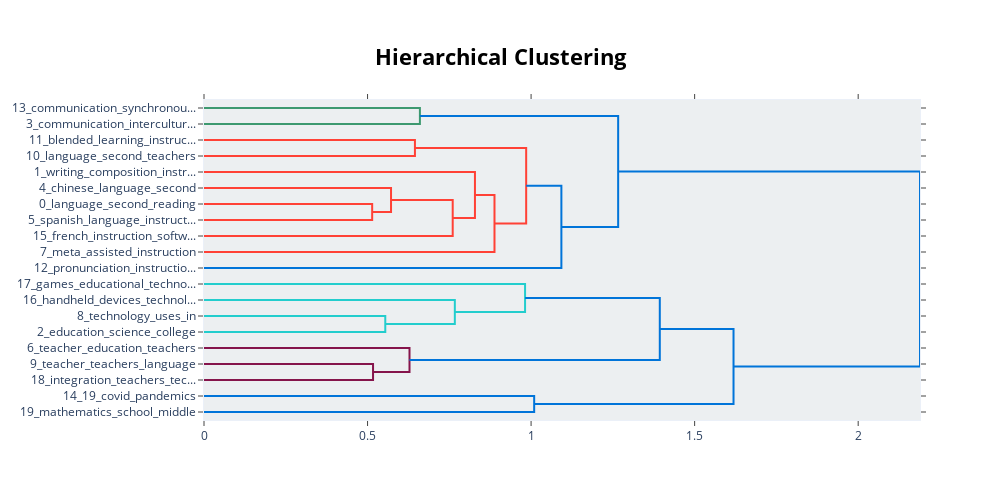

This figure's notebook cell:
### Code cell
model.visualize_hierarchy()

### Figure 1 — Plotly figure (JSON) as saved in the notebook; plotly's stock layout.template omitted (floating-point values rounded to 4 significant figures)
{"data": [{"hoverinfo": "text", "marker": {"color": "rgb(61,153,112)"}, "mode": "lines", "type": "scatter", "x": [0, 0.6601, 0.6601, 0], "xaxis": "x", "y": [-5, -5, -15, -15], "yaxis": "y"}, {"hoverinfo": "text", "marker": {"color": "rgb(255,65,54)"}, "mode": "lines", "type": "scatter", "x": [0, 0.6449, 0.6449, 0], "xaxis": "x", "y": [-25, -25, -35, -35], "yaxis": "y"}, {"hoverinfo": "text", "marker": {"color": "rgb(255,65,54)"}, "mode": "lines", "type": "scatter", "x": [0, 0.5141, 0.5141, 0], "xaxis": "x", "y": [-65, -65, -75, -75], "yaxis": "y"}, {"hoverinfo": "text", "marker": {"color": "rgb(255,65,54)"}, "mode": "lines", "type": "scatter", "x": [0, 0.5718, 0.5718, 0.5141], "xaxis": "x", "y": [-55, -55, -70, -70], "yaxis": "y"}, {"hoverinfo": "text", "marker": {"color": "rgb(255,65,54)"}, "mode": "lines", "type": "scatter", "x": [0.5718, 0.7604, 0.7604, 0], "xaxis": "x", "y": [-62.5, -62.5, -85, -85], "yaxis": "y"}, {"hoverinfo": "text", "marker": {"color": "rgb(255,65,54)"}, "mode": "lines", "type": "scatter", "x": [0, 0.8284, 0.8284, 0.7604], "xaxis": "x", "y": [-45, -45, -73.75, -73.75], "yaxis": "y"}, {"hoverinfo": "text", "marker": {"color": "rgb(255,65,54)"}, "mode": "lines", "type": "scatter", "x": [0.8284, 0.8881, 0.8881, 0], "xaxis": "x", "y": [-59.38, -59.38, -95, -95], "yaxis": "y"}, {"hoverinfo": "text", "marker": {"color": "rgb(255,65,54)"}, "mode": "lines", "type": "scatter", "x": [0.6449, 0.9849, 0.9849, 0.8881], "xaxis": "x", "y": [-30, -30, -77.19, -77.19], "yaxis": "y"}, {"hoverinfo": "text", "marker": {"color": "rgb(0,116,217)"}, "mode": "lines", "type": "scatter", "x": [0.9849, 1.093, 1.093, 0], "xaxis": "x", "y": [-53.59, -53.59, -105, -105], "yaxis": "y"}, {"hoverinfo": "text", "marker": {"color": "rgb(0,116,217)"}, "mode": "lines", "type": "scatter", "x": [0.6601, 1.266, 1.266, 1.093], "xaxis": "x", "y": [-10, -10, -79.3, -79.3], "yaxis": "y"}, {"hoverinfo": "text", "marker": {"color": "rgb(35,205,205)"}, "mode": "lines", "type": "scatter", "x": [0, 0.5542, 0.5542, 0], "xaxis": "x", "y": [-135, -135, -145, -145], "yaxis": "y"}, {"hoverinfo": "text", "marker": {"color": "rgb(35,205,205)"}, "mode": "lines", "type": "scatter", "x": [0, 0.7668, 0.7668, 0.5542], "xaxis": "x", "y": [-125, -125, -140, -140], "yaxis": "y"}, {"hoverinfo": "text", "marker": {"color": "rgb(35,205,205)"}, "mode": "lines", "type": "scatter", "x": [0, 0.9816, 0.9816, 0.7668], "xaxis": "x", "y": [-115, -115, -132.5, -132.5], "yaxis": "y"}, {"hoverinfo": "text", "marker": {"color": "rgb(133,20,75)"}, "mode": "lines", "type": "scatter", "x": [0, 0.5168, 0.5168, 0], "xaxis": "x", "y": [-165, -165, -175, -175], "yaxis": "y"}, {"hoverinfo": "text", "marker": {"color": "rgb(133,20,75)"}, "mode": "lines", "type": "scatter", "x": [0, 0.6283, 0.6283, 0.5168], "xaxis": "x", "y": [-155, -155, -170, -170], "yaxis": "y"}, {"hoverinfo": "text", "marker": {"color": "rgb(0,116,217)"}, "mode": "lines", "type": "scatter", "x": [0.9816, 1.393, 1.393, 0.6283], "xaxis": "x", "y": [-123.8, -123.8, -162.5, -162.5], "yaxis": "y"}, {"hoverinfo": "text", "marker": {"color": "rgb(0,116,217)"}, "mode": "lines", "type": "scatter", "x": [0, 1.009, 1.009, 0], "xaxis": "x", "y": [-185, -185, -195, -195], "yaxis": "y"}, {"hoverinfo": "text", "marker": {"color": "rgb(0,116,217)"}, "mode": "lines", "type": "scatter", "x": [1.393, 1.619, 1.619, 1.009], "xaxis": "x", "y": [-143.1, -143.1, -190, -190], "yaxis": "y"}, {"hoverinfo": "text", "marker": {"color": "rgb(0,116,217)"}, "mode": "lines", "type": "scatter", "x": [1.266, 2.189, 2.189, 1.619], "xaxis": "x", "y": [-44.65, -44.65, -166.6, -166.6], "yaxis": "y"}], "layout": {"autosize": false, "height": 500, "hoverlabel": {"bgcolor": "white", "font": {"family": "Rockwell", "size": 16}}, "hovermode": "closest", "plot_bgcolor": "#ECEFF1", "showlegend": false, "title": {"font": {"color": "Black", "size": 22}, "text": "<b>Hierarchical Clustering</b>", "x": 0.5, "xanchor": "center", "yanchor": "top"}, "width": 1000, "xaxis": {"mirror": "allticks", "rangemode": "tozero", "showgrid": false, "showline": true, "showticklabels": true, "ticks": "outside", "type": "linear", "zeroline": false}, "yaxis": {"mirror": "allticks", "range": [-200, 0], "rangemode": "tozero", "showgrid": false, "showline": true, "showticklabels": true, "tickmode": "array", "ticks": "outside", "ticktext": ["13_communication_synchronou...", "3_communication_intercultur...", "11_blended_learning_instruc...", "10_language_second_teachers", "1_writing_composition_instr...", "4_chinese_language_second", "0_language_second_reading", "5_spanish_language_instruct...", "15_french_instruction_softw...", "7_meta_assisted_instruction", "12_pronunciation_instructio...", "17_games_educational_techno...", "16_handheld_devices_technol...", "8_technology_uses_in", "2_education_science_college", "6_teacher_education_teachers", "9_teacher_teachers_language", "18_integration_teachers_tec...", "14_19_covid_pandemics", "19_mathematics_school_middle"], "tickvals": [-5, -15, -25, -35, -45, -55, -65, -75, -85, -95, -105, -115, -125, -135, -145, -155, -165, -175, -185, -195], "type": "linear", "zeroline": false}}}
